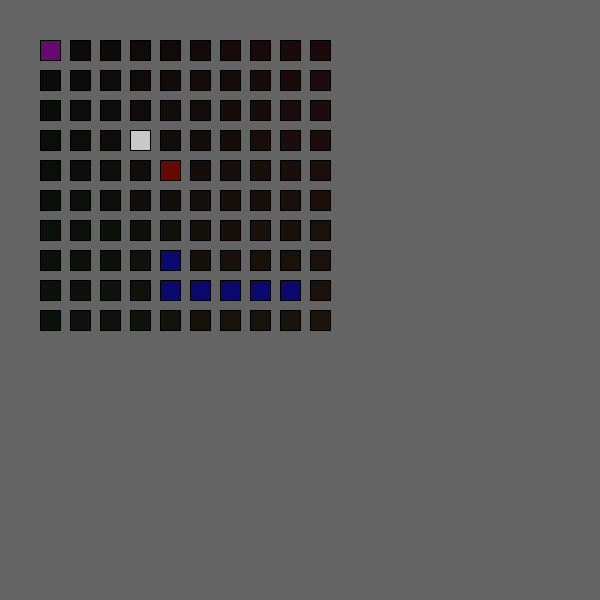
Frame 1 (no input)
Frame 60 (the mouse pressed at the canvas centre just before this capture): identical to frame 1, image omitted
Frame 120 (the mouse held since frame 60 and released just before this capture): identical to frame 1, image omitted

The Processing sketch that drew this single still picture (run headless with seeded random() and noise(); from frame 60 on, the mouse is pressed at the canvas centre):

// Processing sketch: Sokoban_Sketch
// ── Sokoban_Sketch.pde
class IVec2 {
  int x;
  int y;
  IVec2(int x, int y) {
    this.x = x;
    this.y = y;
  }
}

class IVec3 {
  int x;
  int y;
  int z;
  IVec3(int x, int y, int z) {
    this.x = x;
    this.y = y;
    this.z = z;
  }
}

// ids

final int id_floor  = 0;
final int id_player = 1;
final int id_box    = 2;
final int id_wall   = 3;
final int id_goals  = 4;

// directions

final int dir_empty = -1;
final int dir_up    = 0;
final int dir_down  = 1;
final int dir_left  = 2;
final int dir_right = 3;

// game state

int queued_dir = dir_empty;
int player_x = 0;
int player_y = 0;
int box_x = 4;
int box_y = 4;

// game initial parameters

Grid grid = new Grid();

class Grid {
  boolean solved = false;
  int w;
  int h;
  int [][] lookup;
  IVec3 player = new IVec3(0, 0, 0);
  ArrayList<IVec3> boxes = new ArrayList();
  ArrayList<IVec3> walls = new ArrayList();
  ArrayList<IVec3> goals = new ArrayList();
}

void load_grid() {
  grid.w = 10;
  grid.h = 10;
  grid.lookup = new int[grid.h][grid.w];
  grid.player = new IVec3(0, 0, 0);

  grid.boxes.add(new IVec3(4, 4, 0));
  grid.walls.add(new IVec3(4, 7, 0));
  grid.walls.add(new IVec3(4, 8, 0));
  grid.walls.add(new IVec3(5, 8, 0));
  grid.walls.add(new IVec3(6, 8, 0));
  grid.walls.add(new IVec3(7, 8, 0));
  grid.walls.add(new IVec3(8, 8, 0));
  
  grid.goals.add(new IVec3(3,3,0));
   
  update_grid_lookup(grid);
}

void update_grid_lookup(Grid grid) {
  update_grid_lookup_player(grid);
  update_grid_lookup_boxes(grid);
  update_grid_lookup_walls(grid);
}

void update_grid_lookup_player(Grid grid) {
  grid.lookup[grid.player.y][grid.player.x] = id_player;
}

void update_grid_lookup_boxes(Grid grid) {
  for (IVec3 g : grid.boxes) {
    grid.lookup[g.y][g.x] = id_box;
  }
}

void update_grid_lookup_walls(Grid grid) {
  for (IVec3 g : grid.walls) {
    grid.lookup[g.y][g.x] = id_wall;
  }
}


void setup() {
  size(600, 600);
  background(100);
  noFill();

  load_grid();
}

void keyPressed() {
  if (key == CODED) {
    switch(keyCode) {
    case UP:
      queued_dir = dir_up;
      break;
    case DOWN:
      queued_dir = dir_down;
      break;
    case LEFT:
      queued_dir = dir_left;
      break;
    case RIGHT:
      queued_dir = dir_right;
      break;
    default:
      queued_dir = dir_empty;
    }
  }
}

boolean in_bounds_x(Grid grid, int x) {
  return x >= 0 && x < grid.w;
}

boolean in_bounds_y(Grid grid, int y) {
  return y >= 0 && y < grid.h;
}

boolean in_bounds(Grid grid, int x, int y) {
  if (y < 0 || y >= grid.h || x < 0 || x >= grid.w) return false;
  return true;
}

IVec3 get_increment(Grid grid, int x, int y, int direction) {
  IVec3 inc = null;
  switch(direction) {
  case dir_up:
    if (in_bounds_y(grid, y - 1)) inc = new IVec3(0, -1, 0); 
    break;
  case dir_down:
    if (in_bounds_y(grid, y + 1)) inc = new IVec3(0, 1, 0);
    break;
  case dir_left:
    if (in_bounds_x(grid, x - 1)) inc = new IVec3(-1, 0, 0);
    break;
  case dir_right:
    if (in_bounds_x(grid, x + 1)) inc = new IVec3(1, 0, 0);
    break;
  }

  return inc;
}

void add_increment_to_object(ArrayList<IVec3> objects, int x, int y, IVec3 inc) {
  for (IVec3 g : objects) {
    if (g.x == x && g.y == y) {
      g.x += inc.x;
      g.y += inc.y;
      g.z += inc.z;
    }
  }
}

void handle_input(Grid grid, int direction) {
  IVec3 player_inc = get_increment(grid, grid.player.x, grid.player.y, direction);

  if (player_inc != null) {
    int np_x = grid.player.x + player_inc.x;
    int np_y = grid.player.y + player_inc.y;

    if (grid.lookup[np_y][np_x] == id_wall) return;

    if (grid.lookup[np_y][np_x] == id_box) {
      IVec3 box_inc = get_increment(grid, grid.player.x + player_inc.x, grid.player.y + player_inc.y, direction);

      if (box_inc == null) return;

      int nb_x = np_x + box_inc.x;
      int nb_y = np_y + box_inc.y;
      if (grid.lookup[nb_y][nb_x] == id_wall) return;

      add_increment_to_object(grid.boxes, np_x, np_y, box_inc);
      update_grid_lookup_boxes(grid);
    }

    grid.player.x += player_inc.x;
    grid.player.y += player_inc.y;
    grid.player.z += player_inc.z;
    update_grid_lookup_player(grid);
  }
}

boolean is_solved(Grid grid) {
  int x = grid.player.x;
  int y = grid.player.y;
  
  for (IVec3 g : grid.goals) {
     if (g.x == x && g.y == y) return true;   
  }
   return false;
}

void draw() {
  // background
  if (grid.solved) {
    
    background(100, 200, 100);
  } else {
    background(100);
  }
  
  // parameters that could be tweaked
  
  int board_offset = 40;
  int grid_cell_size = 20;
  int grid_cell_spacing = 30;

  // interaction

  handle_input(grid, queued_dir);
  queued_dir = dir_empty;
  
  if (is_solved(grid)) grid.solved = true;
  
  // rendering
  for (int ih = 0; ih < grid.h; ih++) {
    for (int iw = 0; iw < grid.w; iw++) {
      int screen_x = (iw * grid_cell_spacing) + board_offset;
      int screen_y = (ih * grid_cell_spacing) + board_offset;

      fill(10 + iw * 2, 10 + ih, 10);
      rect(screen_x, screen_y, grid_cell_size, grid_cell_size);
    }
  }
  
  for (IVec3 g : grid.goals) {
    fill(200, 200, 200);
    int screen_x = (g.x * grid_cell_spacing) + board_offset;
    int screen_y = (g.y * grid_cell_spacing) + board_offset;
    rect(screen_x, screen_y, grid_cell_size, grid_cell_size);
  }
  
  for (IVec3 g : grid.boxes) {
    fill(102, 10, 0);
    int screen_x = (g.x * grid_cell_spacing) + board_offset;
    int screen_y = (g.y * grid_cell_spacing) + board_offset;
    rect(screen_x, screen_y, grid_cell_size, grid_cell_size);
  }

  for (IVec3 g : grid.walls) {
    fill(10, 10, 110);
    int screen_x = (g.x * grid_cell_spacing) + board_offset;
    int screen_y = (g.y * grid_cell_spacing) + board_offset;
    rect(screen_x, screen_y, grid_cell_size, grid_cell_size);
  }

  fill(102, 10, 110);
  int screen_x = (grid.player.x * grid_cell_spacing) + board_offset;
  int screen_y = (grid.player.y * grid_cell_spacing) + board_offset;
  rect(screen_x, screen_y, grid_cell_size, grid_cell_size);
}
